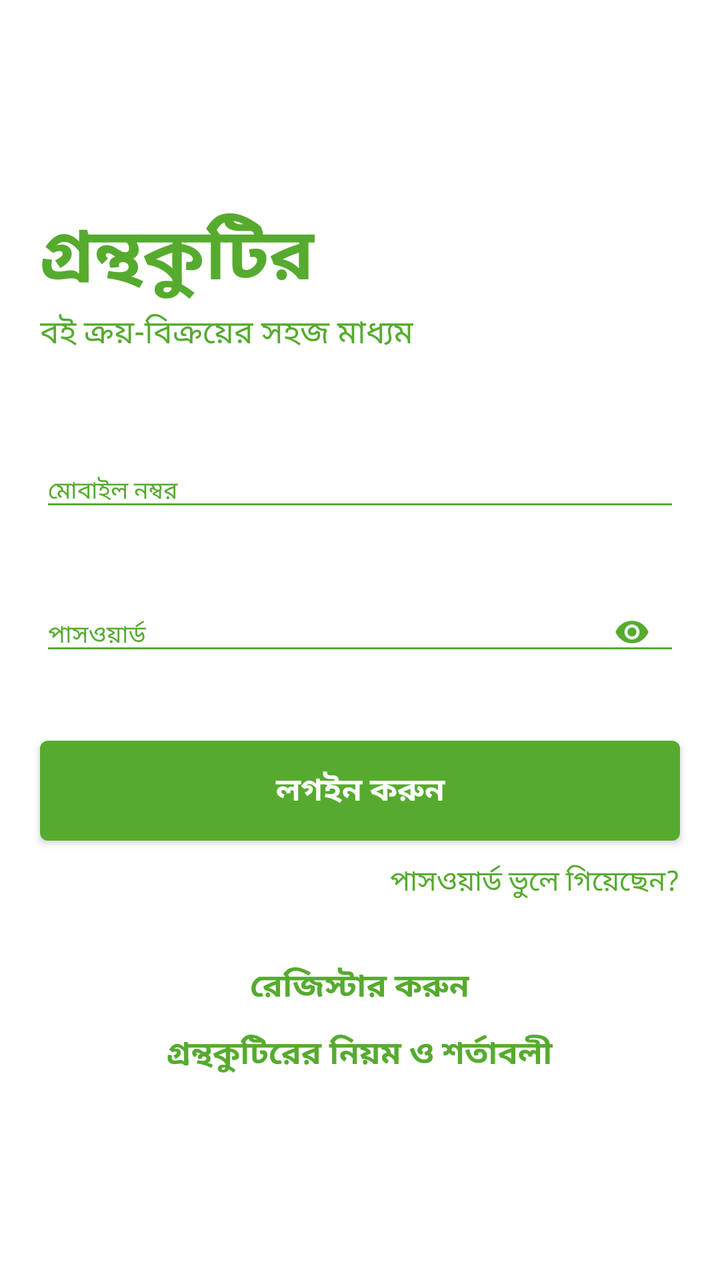
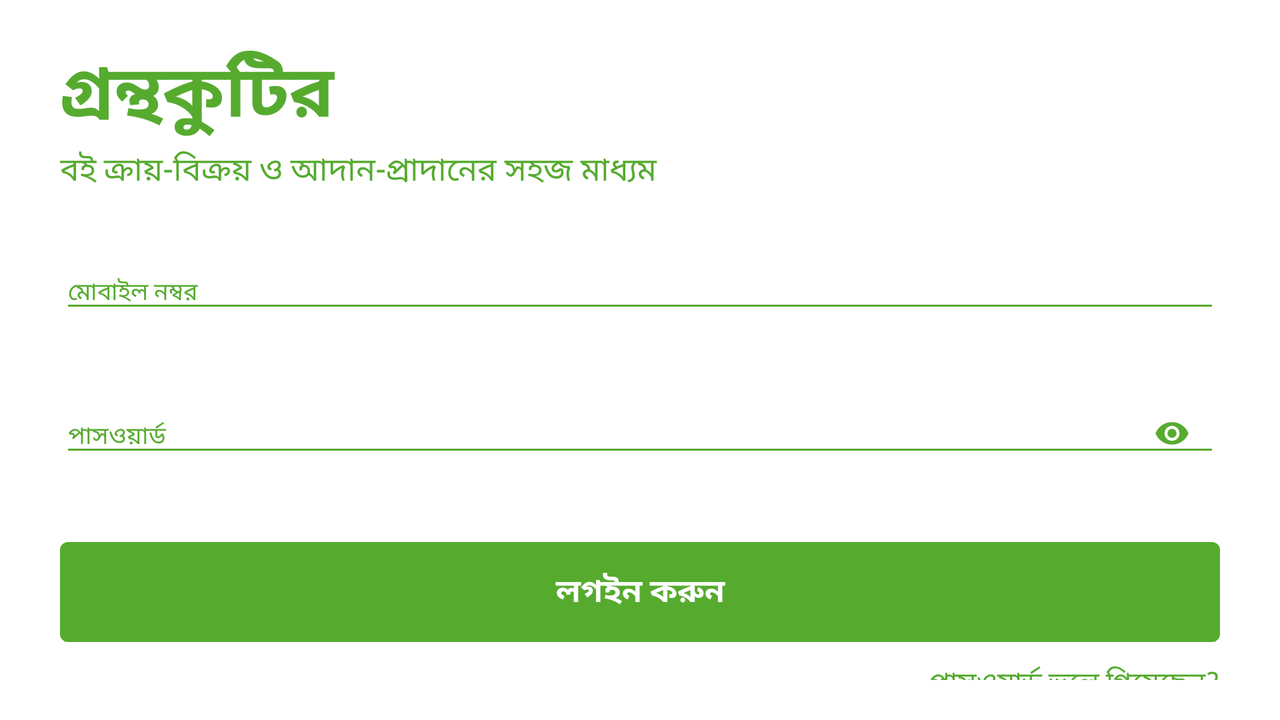

Compare how this app lays out the same screen by default and in its alternative resource folder. The renders come first, then the two layout files and the values they reference.
<!-- AndroidManifest.xml: application theme AppTheme -->
<!-- res/layout/activity_main.xml -->
<?xml version="1.0" encoding="utf-8"?>
<RelativeLayout xmlns:android="http://schemas.android.com/apk/res/android"
    xmlns:app="http://schemas.android.com/apk/res-auto"
    xmlns:tools="http://schemas.android.com/tools"
    android:layout_width="match_parent"
    android:layout_height="match_parent"
    android:background="@color/white"
    tools:context=".activity.MainActivity">

    <LinearLayout
        android:layout_width="match_parent"
        android:layout_height="wrap_content"
        android:orientation="vertical"
        android:layout_centerInParent="true">

        <TextView
            android:layout_width="wrap_content"
            android:layout_height="wrap_content"
            android:textColor="@color/green"
            android:textStyle="bold"
            android:text="গ্রন্থকুটির"
            android:textSize="36sp"
            android:layout_marginLeft="20dp"
            android:layout_marginRight="20dp"/>

        <LinearLayout
            android:id="@+id/containerLL"
            android:layout_width="match_parent"
            android:layout_height="wrap_content"
            android:layout_marginLeft="20dp"
            android:layout_marginRight="20dp"
            android:layout_marginBottom="10dp"
            android:orientation="horizontal">

            <TextView
                android:layout_width="wrap_content"
                android:layout_height="wrap_content"
                android:textSize="16sp"
                android:text="বই ক্রয়-বিক্রয়ের সহজ মাধ্যম"
                android:textColor="@color/green"
                />

            <RelativeLayout
                android:layout_width="match_parent"
                android:layout_height="wrap_content"
                android:layout_gravity="center_vertical">

                <com.agrawalsuneet.dotsloader.loaders.LinearDotsLoader
                    android:id="@+id/linearDotLoader"
                    android:layout_width="wrap_content"
                    android:layout_height="wrap_content"
                    app:loader_animDur="300"
                    android:layout_alignParentRight="true"
                    app:loader_noOfDots="5"
                    app:loader_circleRadius="4dp"
                    app:loader_defaultColor="@color/green"
                    app:loader_selectedColor="@color/darkGreen"
                    app:loader_dotsDist="4dp"
                    android:visibility="invisible"
                    app:loader_expandOnSelect="false"
                    app:loader_isSingleDir="true"
                    app:loader_selectedRadius="2dp"
                    app:loader_showRunningShadow="true"
                    app:loader_firstShadowColor="@color/green"
                    app:loader_secondShadowColor="@color/green"/>

            </RelativeLayout>

        </LinearLayout>



        <com.google.android.material.textfield.TextInputLayout
            android:id="@+id/mobileNoTIL"
            android:layout_width="match_parent"
            android:layout_height="wrap_content"
            android:layout_marginLeft="20dp"
            android:layout_marginRight="20dp"
            android:hint="মোবাইল নম্বর"
            app:errorEnabled="true"
            app:errorTextAppearance="@style/error_appearance"
            android:textColorHint="@color/green">

            <com.google.android.material.textfield.TextInputEditText
                android:id="@+id/mobileNoTIET"
                android:layout_width="match_parent"
                android:layout_height="wrap_content"
                android:backgroundTint="@color/green"
                android:textColor="@color/black"
                android:textSize="12sp"
                android:inputType="phone"/>



        </com.google.android.material.textfield.TextInputLayout>

        <com.google.android.material.textfield.TextInputLayout
            android:id="@+id/passwordTIL"
            android:layout_width="match_parent"
            android:layout_height="wrap_content"
            android:layout_marginLeft="20dp"
            android:layout_marginRight="20dp"
            android:layout_marginBottom="10dp"
            android:hint="পাসওয়ার্ড"
            app:errorEnabled="true"
            app:errorTextAppearance="@style/error_appearance"
            android:textColorHint="@color/green"
            app:passwordToggleEnabled="true"
            app:passwordToggleDrawable="@drawable/password_visibility_selector"
            app:passwordToggleTint="@color/green">

            <com.google.android.material.textfield.TextInputEditText
                android:id="@+id/passwordTIET"
                android:layout_width="match_parent"
                android:layout_height="wrap_content"
                android:backgroundTint="@color/green"
                android:textColor="@color/black"
                android:textSize="12sp"
                android:inputType="textPassword"
                />



        </com.google.android.material.textfield.TextInputLayout>





        <Button
            android:id="@+id/logInBtn"
            android:layout_width="match_parent"
            android:layout_height="50dp"
            android:layout_marginRight="20dp"
            android:layout_marginLeft="20dp"
            android:textSize="16sp"
            android:textColor="@color/white"
            android:text="লগইন করুন"
            android:textStyle="bold"
            android:background="@drawable/item_press_color"
            />

        <TextView
            android:id="@+id/forgetPasswordTV"
            android:layout_width="wrap_content"
            android:layout_height="wrap_content"
            android:layout_gravity="right"
            android:text="পাসওয়ার্ড ভুলে গিয়েছেন?"
            android:layout_marginTop="10dp"
            android:layout_marginRight="20dp"
            android:textSize="14sp"
            android:textColor="@color/green"/>


        <TextView
            android:id="@+id/doRegisterTV"
            android:layout_width="wrap_content"
            android:layout_height="wrap_content"
            android:layout_gravity="center_horizontal"
            android:text="রেজিস্টার করুন"
            android:textStyle="bold"
            android:layout_marginLeft="20dp"
            android:layout_marginTop="30dp"
            android:layout_marginRight="20dp"
            android:textSize="16sp"
            android:textColor="@color/green"/>

        <TextView
            android:id="@+id/termsAndConditionTV"
            android:layout_width="wrap_content"
            android:layout_height="wrap_content"
            android:layout_gravity="center_horizontal"
            android:text="গ্রন্থকুটিরের নিয়ম ও শর্তাবলী"
            android:textStyle="bold"
            android:layout_marginLeft="20dp"
            android:layout_marginTop="10dp"
            android:layout_marginRight="20dp"
            android:textSize="16sp"
            android:textColor="@color/green"/>


    </LinearLayout>

</RelativeLayout>
<!-- resources referenced by this layout -->
<resources>
  <color name="black">#000000</color>
  <color name="darkGreen">#06642D</color>
  <color name="green">#56ab2f</color>
  <color name="white">#FFFFFF</color>
  <!-- drawable item_press_color (drawable) -->
  <?xml version="1.0" encoding="utf-8"?>
  <selector xmlns:android="http://schemas.android.com/apk/res/android">
  
      <item android:drawable="@drawable/button_press_shape" android:state_pressed="true"/>
      <item android:drawable="@drawable/button_shape"/>
  
  </selector>
  <!-- drawable password_visibility_selector (drawable) -->
  <?xml version="1.0" encoding="utf-8"?>
  <selector xmlns:android="http://schemas.android.com/apk/res/android">
  
      <item android:drawable="@drawable/ic_visibility_off_green_24dp" android:state_checked="true"/>
      <item android:drawable="@drawable/ic_visibility_green_24dp"/>
  </selector>
  <style name="error_appearance" parent="@android:style/TextAppearance">
  
          <item name="android:textColor">@color/red</item>
          <item name="android:textSize">12sp</item>
  
      </style>
  <style name="AppTheme" parent="Theme.AppCompat.Light.NoActionBar">
          
          <item name="colorPrimary">@color/colorPrimary</item>
          <item name="colorPrimaryDark">@color/colorPrimaryDark</item>
          <item name="colorAccent">@color/colorAccent</item>
      </style>
  <!-- drawable button_press_shape (drawable) -->
  <?xml version="1.0" encoding="utf-8"?>
  <shape xmlns:android="http://schemas.android.com/apk/res/android"
      android:shape="rectangle">
  
      <size android:height="70dp"
          android:width="40dp"/>
  
      <solid android:color="@color/darkGreen"/>
  
      <corners android:radius="4dp"/>
  
  </shape>
  <!-- drawable button_shape (drawable) -->
  <?xml version="1.0" encoding="utf-8"?>
  <shape xmlns:android="http://schemas.android.com/apk/res/android"
      android:shape="rectangle">
  
      <size android:height="70dp"
          android:width="40dp"/>
  
      <solid android:color="@color/green"/>
  
      <corners android:radius="4dp"/>
  
  </shape>
  <!-- drawable ic_visibility_off_green_24dp (drawable) -->
  <vector android:height="18dp" android:tint="#56AB2F"
      android:viewportHeight="24.0" android:viewportWidth="24.0"
      android:width="18dp" xmlns:android="http://schemas.android.com/apk/res/android">
      <path android:fillColor="#FF000000" android:pathData="M12,7c2.76,0 5,2.24 5,5 0,0.65 -0.13,1.26 -0.36,1.83l2.92,2.92c1.51,-1.26 2.7,-2.89 3.43,-4.75 -1.73,-4.39 -6,-7.5 -11,-7.5 -1.4,0 -2.74,0.25 -3.98,0.7l2.16,2.16C10.74,7.13 11.35,7 12,7zM2,4.27l2.28,2.28 0.46,0.46C3.08,8.3 1.78,10.02 1,12c1.73,4.39 6,7.5 11,7.5 1.55,0 3.03,-0.3 4.38,-0.84l0.42,0.42L19.73,22 21,20.73 3.27,3 2,4.27zM7.53,9.8l1.55,1.55c-0.05,0.21 -0.08,0.43 -0.08,0.65 0,1.66 1.34,3 3,3 0.22,0 0.44,-0.03 0.65,-0.08l1.55,1.55c-0.67,0.33 -1.41,0.53 -2.2,0.53 -2.76,0 -5,-2.24 -5,-5 0,-0.79 0.2,-1.53 0.53,-2.2zM11.84,9.02l3.15,3.15 0.02,-0.16c0,-1.66 -1.34,-3 -3,-3l-0.17,0.01z"/>
  </vector>
  <!-- drawable ic_visibility_green_24dp (drawable) -->
  <vector android:height="18dp" android:tint="#56AB2F"
      android:viewportHeight="24.0" android:viewportWidth="24.0"
      android:width="18dp" xmlns:android="http://schemas.android.com/apk/res/android">
      <path android:fillColor="#FF000000" android:pathData="M12,4.5C7,4.5 2.73,7.61 1,12c1.73,4.39 6,7.5 11,7.5s9.27,-3.11 11,-7.5c-1.73,-4.39 -6,-7.5 -11,-7.5zM12,17c-2.76,0 -5,-2.24 -5,-5s2.24,-5 5,-5 5,2.24 5,5 -2.24,5 -5,5zM12,9c-1.66,0 -3,1.34 -3,3s1.34,3 3,3 3,-1.34 3,-3 -1.34,-3 -3,-3z"/>
  </vector>
  <color name="red">#E70808</color>
  <color name="colorPrimary">#008577</color>
  <color name="colorPrimaryDark">#06642D</color>
  <color name="colorAccent">#06642D</color>
</resources>
<!-- res/layout-land/activity_main.xml (the repository's variant of the layout above) -->
<!-- drawn on the phone turned sideways -->
<?xml version="1.0" encoding="utf-8"?>
<RelativeLayout xmlns:android="http://schemas.android.com/apk/res/android"
    xmlns:app="http://schemas.android.com/apk/res-auto"
    xmlns:tools="http://schemas.android.com/tools"
    android:layout_width="match_parent"
    android:layout_height="match_parent"
    android:background="@color/white"
    tools:context=".activity.MainActivity">

    <ScrollView
        android:layout_width="match_parent"
        android:layout_height="wrap_content"
        android:layout_marginTop="20dp"
        android:layout_marginLeft="10dp"
        android:layout_marginRight="10dp"
        android:layout_marginBottom="20dp"
        android:scrollbars="none">

        <LinearLayout
            android:layout_width="match_parent"
            android:layout_height="wrap_content"
            android:orientation="vertical"
            android:layout_centerInParent="true"
            >

            <TextView
                android:layout_width="wrap_content"
                android:layout_height="wrap_content"
                android:textColor="@color/green"
                android:textStyle="bold"
                android:text="গ্রন্থকুটির"
                android:textSize="36sp"
                android:layout_marginLeft="20dp"
                android:layout_marginRight="20dp"/>

            <TextView
                android:layout_width="match_parent"
                android:layout_height="wrap_content"
                android:layout_marginLeft="20dp"
                android:layout_marginRight="20dp"
                android:textSize="16sp"
                android:text="বই ক্রায়-বিক্রয় ও আদান-প্রাদানের সহজ মাধ্যম"
                android:textColor="@color/green"
                android:layout_marginBottom="20dp"/>

            <com.google.android.material.textfield.TextInputLayout
                android:layout_width="match_parent"
                android:layout_height="match_parent"
                android:layout_marginLeft="20dp"
                android:layout_marginRight="20dp"
                android:hint="মোবাইল নম্বর"
                app:errorEnabled="true"
                app:errorTextAppearance="@style/error_appearance"
                android:textColorHint="@color/green">

                <com.google.android.material.textfield.TextInputEditText
                    android:id="@+id/mobileNoTIET"
                    android:layout_width="match_parent"
                    android:layout_height="wrap_content"
                    android:backgroundTint="@color/green"
                    android:textColor="@color/black"
                    android:textSize="12sp"
                    android:inputType="phone"/>



            </com.google.android.material.textfield.TextInputLayout>

            <com.google.android.material.textfield.TextInputLayout
                android:layout_width="match_parent"
                android:layout_height="match_parent"
                android:layout_marginLeft="20dp"
                android:layout_marginRight="20dp"
                android:layout_marginBottom="10dp"
                android:hint="পাসওয়ার্ড"
                app:errorEnabled="true"
                app:errorTextAppearance="@style/error_appearance"
                android:textColorHint="@color/green"
                app:passwordToggleEnabled="true"
                app:passwordToggleDrawable="@drawable/password_visibility_selector"
                app:passwordToggleTint="@color/green">

                <com.google.android.material.textfield.TextInputEditText
                    android:id="@+id/passwordTIET"
                    android:layout_width="match_parent"
                    android:layout_height="wrap_content"
                    android:backgroundTint="@color/green"
                    android:textColor="@color/black"
                    android:textSize="12sp"
                    android:inputType="textPassword"
                    />



            </com.google.android.material.textfield.TextInputLayout>





            <Button
                android:id="@+id/logInBtn"
                android:layout_width="match_parent"
                android:layout_height="50dp"
                android:layout_marginRight="20dp"
                android:layout_marginLeft="20dp"
                android:textSize="16sp"
                android:textColor="@color/white"
                android:text="লগইন করুন"
                android:textStyle="bold"
                android:background="@drawable/item_press_color"
                />

            <TextView
                android:id="@+id/forgetPasswordTV"
                android:layout_width="wrap_content"
                android:layout_height="wrap_content"
                android:layout_gravity="right"
                android:text="পাসওয়ার্ড ভুলে গিয়েছেন?"
                android:layout_marginTop="10dp"
                android:layout_marginRight="20dp"
                android:textSize="14sp"
                android:textColor="@color/green"/>


            <TextView
                android:id="@+id/doRegisterTV"
                android:layout_width="wrap_content"
                android:layout_height="wrap_content"
                android:layout_gravity="center_horizontal"
                android:text="রেজিস্টার করুন"
                android:textStyle="bold"
                android:layout_marginLeft="20dp"
                android:layout_marginTop="30dp"
                android:layout_marginRight="20dp"
                android:textSize="16sp"
                android:textColor="@color/green"/>

            <TextView
                android:id="@+id/termsAndConditionTV"
                android:layout_width="wrap_content"
                android:layout_height="wrap_content"
                android:layout_gravity="center_horizontal"
                android:text="গ্রন্থকুটিরের নিয়ম ও শর্তাবলী"
                android:textStyle="bold"
                android:layout_marginLeft="20dp"
                android:layout_marginTop="10dp"
                android:layout_marginRight="20dp"
                android:textSize="16sp"
                android:textColor="@color/green"/>


        </LinearLayout>


    </ScrollView>



</RelativeLayout>
<!-- resources referenced by the variant -->
<!-- as the phone turned sideways resolves them -->
<resources>
  <color name="black">#000000</color>
  <color name="green">#56ab2f</color>
  <color name="white">#FFFFFF</color>
  <!-- drawable item_press_color (drawable) -->
  <?xml version="1.0" encoding="utf-8"?>
  <selector xmlns:android="http://schemas.android.com/apk/res/android">
  
      <item android:drawable="@drawable/button_press_shape" android:state_pressed="true"/>
      <item android:drawable="@drawable/button_shape"/>
  
  </selector>
  <!-- drawable password_visibility_selector (drawable) -->
  <?xml version="1.0" encoding="utf-8"?>
  <selector xmlns:android="http://schemas.android.com/apk/res/android">
  
      <item android:drawable="@drawable/ic_visibility_off_green_24dp" android:state_checked="true"/>
      <item android:drawable="@drawable/ic_visibility_green_24dp"/>
  </selector>
  <style name="error_appearance" parent="@android:style/TextAppearance">
  
          <item name="android:textColor">@color/red</item>
          <item name="android:textSize">12sp</item>
  
      </style>
  <style name="AppTheme" parent="Theme.AppCompat.Light.NoActionBar">
          
          <item name="colorPrimary">@color/colorPrimary</item>
          <item name="colorPrimaryDark">@color/colorPrimaryDark</item>
          <item name="colorAccent">@color/colorAccent</item>
      </style>
  <!-- drawable button_press_shape (drawable) -->
  <?xml version="1.0" encoding="utf-8"?>
  <shape xmlns:android="http://schemas.android.com/apk/res/android"
      android:shape="rectangle">
  
      <size android:height="70dp"
          android:width="40dp"/>
  
      <solid android:color="@color/darkGreen"/>
  
      <corners android:radius="4dp"/>
  
  </shape>
  <!-- drawable button_shape (drawable) -->
  <?xml version="1.0" encoding="utf-8"?>
  <shape xmlns:android="http://schemas.android.com/apk/res/android"
      android:shape="rectangle">
  
      <size android:height="70dp"
          android:width="40dp"/>
  
      <solid android:color="@color/green"/>
  
      <corners android:radius="4dp"/>
  
  </shape>
  <!-- drawable ic_visibility_off_green_24dp (drawable) -->
  <vector android:height="18dp" android:tint="#56AB2F"
      android:viewportHeight="24.0" android:viewportWidth="24.0"
      android:width="18dp" xmlns:android="http://schemas.android.com/apk/res/android">
      <path android:fillColor="#FF000000" android:pathData="M12,7c2.76,0 5,2.24 5,5 0,0.65 -0.13,1.26 -0.36,1.83l2.92,2.92c1.51,-1.26 2.7,-2.89 3.43,-4.75 -1.73,-4.39 -6,-7.5 -11,-7.5 -1.4,0 -2.74,0.25 -3.98,0.7l2.16,2.16C10.74,7.13 11.35,7 12,7zM2,4.27l2.28,2.28 0.46,0.46C3.08,8.3 1.78,10.02 1,12c1.73,4.39 6,7.5 11,7.5 1.55,0 3.03,-0.3 4.38,-0.84l0.42,0.42L19.73,22 21,20.73 3.27,3 2,4.27zM7.53,9.8l1.55,1.55c-0.05,0.21 -0.08,0.43 -0.08,0.65 0,1.66 1.34,3 3,3 0.22,0 0.44,-0.03 0.65,-0.08l1.55,1.55c-0.67,0.33 -1.41,0.53 -2.2,0.53 -2.76,0 -5,-2.24 -5,-5 0,-0.79 0.2,-1.53 0.53,-2.2zM11.84,9.02l3.15,3.15 0.02,-0.16c0,-1.66 -1.34,-3 -3,-3l-0.17,0.01z"/>
  </vector>
  <!-- drawable ic_visibility_green_24dp (drawable) -->
  <vector android:height="18dp" android:tint="#56AB2F"
      android:viewportHeight="24.0" android:viewportWidth="24.0"
      android:width="18dp" xmlns:android="http://schemas.android.com/apk/res/android">
      <path android:fillColor="#FF000000" android:pathData="M12,4.5C7,4.5 2.73,7.61 1,12c1.73,4.39 6,7.5 11,7.5s9.27,-3.11 11,-7.5c-1.73,-4.39 -6,-7.5 -11,-7.5zM12,17c-2.76,0 -5,-2.24 -5,-5s2.24,-5 5,-5 5,2.24 5,5 -2.24,5 -5,5zM12,9c-1.66,0 -3,1.34 -3,3s1.34,3 3,3 3,-1.34 3,-3 -1.34,-3 -3,-3z"/>
  </vector>
  <color name="red">#E70808</color>
  <color name="colorPrimary">#008577</color>
  <color name="colorPrimaryDark">#06642D</color>
  <color name="colorAccent">#06642D</color>
  <color name="darkGreen">#06642D</color>
</resources>
